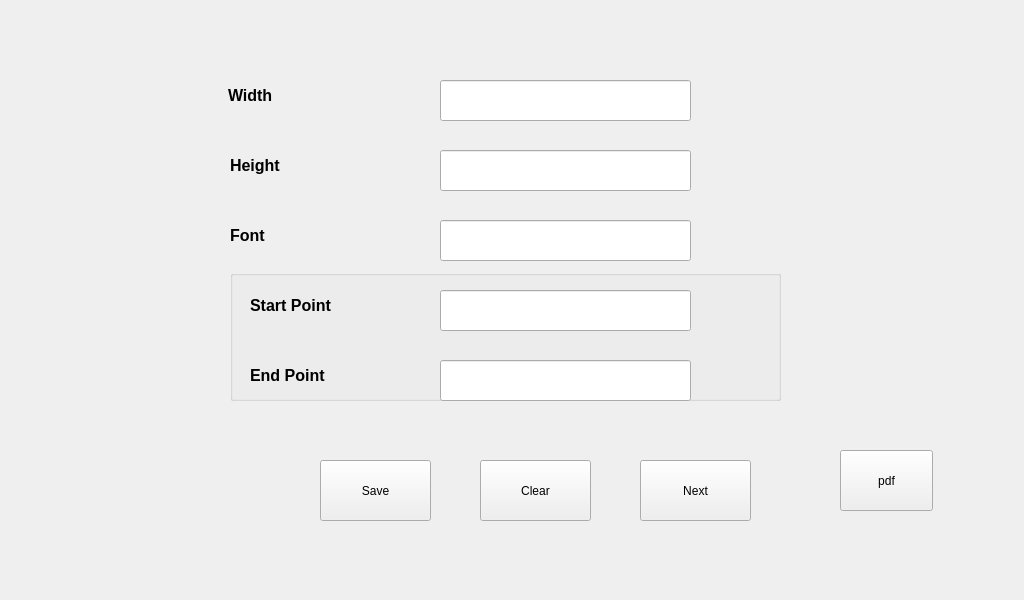
<?xml version="1.0" encoding="UTF-8"?>
<ui version="4.0">
 <class>Form</class>
 <widget class="QWidget" name="Form">
  <property name="geometry">
   <rect>
    <x>0</x>
    <y>0</y>
    <width>1024</width>
    <height>600</height>
   </rect>
  </property>
  <property name="windowTitle">
   <string>Form</string>
  </property>
  <widget class="QLabel" name="lb_backGround">
   <property name="geometry">
    <rect>
     <x>0</x>
     <y>0</y>
     <width>1024</width>
     <height>600</height>
    </rect>
   </property>
   <property name="text">
    <string/>
   </property>
  </widget>
  <widget class="QStackedWidget" name="stackedWidget">
   <property name="geometry">
    <rect>
     <x>0</x>
     <y>0</y>
     <width>1024</width>
     <height>600</height>
    </rect>
   </property>
   <property name="currentIndex">
    <number>0</number>
   </property>
   <widget class="QWidget" name="MainPage">
    <widget class="QLabel" name="lb_width">
     <property name="geometry">
      <rect>
       <x>228</x>
       <y>80</y>
       <width>171</width>
       <height>31</height>
      </rect>
     </property>
     <property name="font">
      <font>
       <pointsize>12</pointsize>
       <weight>75</weight>
       <bold>true</bold>
      </font>
     </property>
     <property name="text">
      <string>Width</string>
     </property>
    </widget>
    <widget class="QLineEdit" name="le_height">
     <property name="geometry">
      <rect>
       <x>440</x>
       <y>150</y>
       <width>251</width>
       <height>41</height>
      </rect>
     </property>
    </widget>
    <widget class="QLineEdit" name="le_width">
     <property name="geometry">
      <rect>
       <x>440</x>
       <y>80</y>
       <width>251</width>
       <height>41</height>
      </rect>
     </property>
    </widget>
    <widget class="QLabel" name="lb_height">
     <property name="geometry">
      <rect>
       <x>230</x>
       <y>150</y>
       <width>171</width>
       <height>31</height>
      </rect>
     </property>
     <property name="font">
      <font>
       <pointsize>12</pointsize>
       <weight>75</weight>
       <bold>true</bold>
      </font>
     </property>
     <property name="text">
      <string>Height</string>
     </property>
    </widget>
    <widget class="QPushButton" name="pb_saveGeometry">
     <property name="geometry">
      <rect>
       <x>320</x>
       <y>460</y>
       <width>111</width>
       <height>61</height>
      </rect>
     </property>
     <property name="text">
      <string>Save</string>
     </property>
    </widget>
    <widget class="QPushButton" name="pb_clear_2">
     <property name="geometry">
      <rect>
       <x>480</x>
       <y>460</y>
       <width>111</width>
       <height>61</height>
      </rect>
     </property>
     <property name="text">
      <string>Clear</string>
     </property>
    </widget>
    <widget class="QPushButton" name="pb_next">
     <property name="geometry">
      <rect>
       <x>640</x>
       <y>460</y>
       <width>111</width>
       <height>61</height>
      </rect>
     </property>
     <property name="text">
      <string>Next</string>
     </property>
    </widget>
    <widget class="QGroupBox" name="groupBox">
     <property name="geometry">
      <rect>
       <x>230</x>
       <y>270</y>
       <width>551</width>
       <height>131</height>
      </rect>
     </property>
     <property name="title">
      <string/>
     </property>
     <widget class="QLineEdit" name="le_startPoint">
      <property name="geometry">
       <rect>
        <x>210</x>
        <y>20</y>
        <width>251</width>
        <height>41</height>
       </rect>
      </property>
     </widget>
     <widget class="QLineEdit" name="le_endPoint">
      <property name="geometry">
       <rect>
        <x>210</x>
        <y>90</y>
        <width>251</width>
        <height>41</height>
       </rect>
      </property>
     </widget>
     <widget class="QLabel" name="lb_starPoint">
      <property name="geometry">
       <rect>
        <x>20</x>
        <y>20</y>
        <width>171</width>
        <height>31</height>
       </rect>
      </property>
      <property name="font">
       <font>
        <pointsize>12</pointsize>
        <weight>75</weight>
        <bold>true</bold>
       </font>
      </property>
      <property name="text">
       <string>Start Point</string>
      </property>
     </widget>
     <widget class="QLabel" name="lb_endPoint">
      <property name="geometry">
       <rect>
        <x>20</x>
        <y>90</y>
        <width>171</width>
        <height>31</height>
       </rect>
      </property>
      <property name="font">
       <font>
        <pointsize>12</pointsize>
        <weight>75</weight>
        <bold>true</bold>
       </font>
      </property>
      <property name="text">
       <string>End Point</string>
      </property>
     </widget>
    </widget>
    <widget class="QPushButton" name="pb_pdf_outside">
     <property name="geometry">
      <rect>
       <x>840</x>
       <y>450</y>
       <width>93</width>
       <height>61</height>
      </rect>
     </property>
     <property name="text">
      <string>pdf</string>
     </property>
    </widget>
    <widget class="QLineEdit" name="le_height_2">
     <property name="geometry">
      <rect>
       <x>440</x>
       <y>220</y>
       <width>251</width>
       <height>41</height>
      </rect>
     </property>
    </widget>
    <widget class="QLabel" name="lb_height_2">
     <property name="geometry">
      <rect>
       <x>230</x>
       <y>220</y>
       <width>171</width>
       <height>31</height>
      </rect>
     </property>
     <property name="font">
      <font>
       <pointsize>12</pointsize>
       <weight>75</weight>
       <bold>true</bold>
      </font>
     </property>
     <property name="text">
      <string>Font</string>
     </property>
    </widget>
   </widget>
   <widget class="QWidget" name="ParametersPage">
    <widget class="QScrollArea" name="scrollArea">
     <property name="geometry">
      <rect>
       <x>80</x>
       <y>190</y>
       <width>871</width>
       <height>321</height>
      </rect>
     </property>
     <property name="widgetResizable">
      <bool>true</bool>
     </property>
     <widget class="QWidget" name="scrollAreaWidgetContents">
      <property name="geometry">
       <rect>
        <x>0</x>
        <y>0</y>
        <width>869</width>
        <height>319</height>
       </rect>
      </property>
     </widget>
    </widget>
    <widget class="QLabel" name="lb_ParamterQuantity">
     <property name="geometry">
      <rect>
       <x>40</x>
       <y>120</y>
       <width>171</width>
       <height>31</height>
      </rect>
     </property>
     <property name="font">
      <font>
       <pointsize>12</pointsize>
       <weight>75</weight>
       <bold>true</bold>
      </font>
     </property>
     <property name="text">
      <string>No of Paramters</string>
     </property>
    </widget>
    <widget class="QLineEdit" name="le_ParameterQuantity">
     <property name="geometry">
      <rect>
       <x>230</x>
       <y>120</y>
       <width>251</width>
       <height>41</height>
      </rect>
     </property>
    </widget>
    <widget class="QPushButton" name="pb_browse">
     <property name="geometry">
      <rect>
       <x>890</x>
       <y>120</y>
       <width>81</width>
       <height>31</height>
      </rect>
     </property>
     <property name="text">
      <string>BROWSE</string>
     </property>
    </widget>
    <widget class="QLineEdit" name="le_browsedImage">
     <property name="geometry">
      <rect>
       <x>620</x>
       <y>120</y>
       <width>251</width>
       <height>41</height>
      </rect>
     </property>
    </widget>
    <widget class="QPushButton" name="pb_draw">
     <property name="geometry">
      <rect>
       <x>90</x>
       <y>527</y>
       <width>93</width>
       <height>51</height>
      </rect>
     </property>
     <property name="text">
      <string>Draw</string>
     </property>
    </widget>
    <widget class="QPushButton" name="pb_Go">
     <property name="geometry">
      <rect>
       <x>500</x>
       <y>120</y>
       <width>93</width>
       <height>51</height>
      </rect>
     </property>
     <property name="text">
      <string>Go</string>
     </property>
    </widget>
    <widget class="QPushButton" name="pb_pdf">
     <property name="geometry">
      <rect>
       <x>850</x>
       <y>530</y>
       <width>93</width>
       <height>61</height>
      </rect>
     </property>
     <property name="text">
      <string>pdf</string>
     </property>
    </widget>
   </widget>
   <widget class="QWidget" name="DrawingPage">
    <widget class="QLabel" name="lb_WorkingPrinterImage">
     <property name="geometry">
      <rect>
       <x>30</x>
       <y>30</y>
       <width>950</width>
       <height>481</height>
      </rect>
     </property>
     <property name="autoFillBackground">
      <bool>false</bool>
     </property>
     <property name="frameShape">
      <enum>QFrame::Box</enum>
     </property>
     <property name="text">
      <string/>
     </property>
     <property name="scaledContents">
      <bool>false</bool>
     </property>
    </widget>
    <widget class="QPushButton" name="pb_save">
     <property name="geometry">
      <rect>
       <x>380</x>
       <y>530</y>
       <width>111</width>
       <height>61</height>
      </rect>
     </property>
     <property name="text">
      <string>Save</string>
     </property>
    </widget>
    <widget class="QPushButton" name="pb_reDraw">
     <property name="geometry">
      <rect>
       <x>230</x>
       <y>530</y>
       <width>111</width>
       <height>61</height>
      </rect>
     </property>
     <property name="text">
      <string>ReDraw</string>
     </property>
    </widget>
    <widget class="QPushButton" name="pb_startDraw">
     <property name="geometry">
      <rect>
       <x>60</x>
       <y>530</y>
       <width>111</width>
       <height>61</height>
      </rect>
     </property>
     <property name="text">
      <string>start Drawing</string>
     </property>
    </widget>
    <widget class="QPushButton" name="pb_cancel">
     <property name="geometry">
      <rect>
       <x>530</x>
       <y>530</y>
       <width>111</width>
       <height>61</height>
      </rect>
     </property>
     <property name="text">
      <string>Cancel</string>
     </property>
    </widget>
    <widget class="QPushButton" name="pb_close">
     <property name="geometry">
      <rect>
       <x>780</x>
       <y>530</y>
       <width>111</width>
       <height>61</height>
      </rect>
     </property>
     <property name="text">
      <string>Close</string>
     </property>
    </widget>
    <widget class="QPushButton" name="pb_Preview">
     <property name="geometry">
      <rect>
       <x>660</x>
       <y>530</y>
       <width>111</width>
       <height>61</height>
      </rect>
     </property>
     <property name="text">
      <string>Preview</string>
     </property>
    </widget>
   </widget>
  </widget>
 </widget>
 <resources/>
 <connections/>
</ui>
